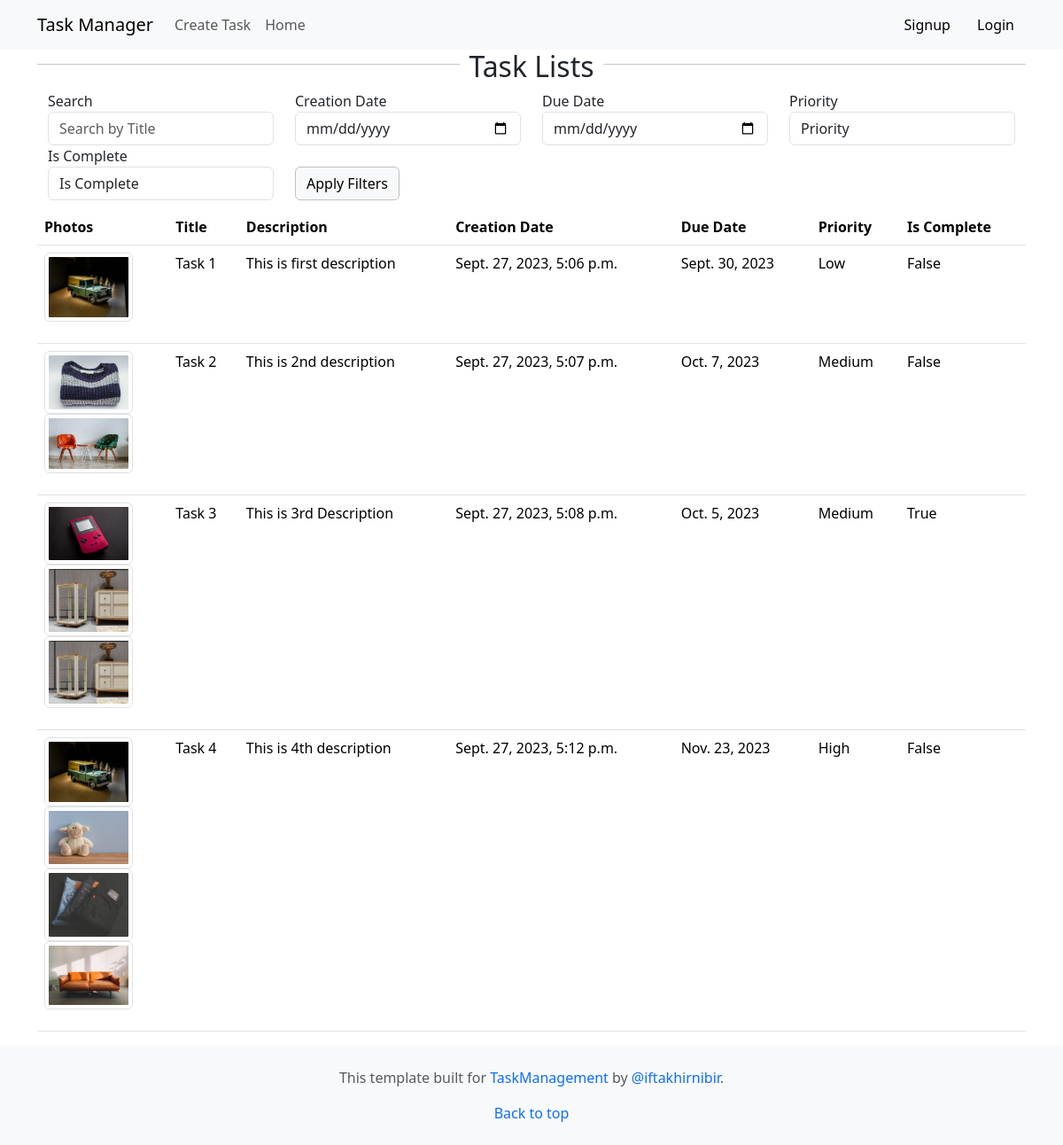
The page / on the database its author committed.
### tasks/models.py (models this page shows, shortened)
class TaskPhoto(models.Model):
    task = models.ForeignKey(Task, on_delete=models.CASCADE)
    photo = models.ImageField(upload_to='task_photos')

class Task(models.Model):
    PRIORITY_CHOICES = [
        ('Low', 'Low'),
        ('Medium', 'Medium'),
        ('High', 'High'),
    ]
    title = models.CharField(max_length=255)
    description = models.TextField()
    due_date = models.DateField()
    priority = models.CharField(max_length=10,choices=PRIORITY_CHOICES)
    completed = models.BooleanField(default=False)
    created_at = models.DateTimeField(auto_now_add=True)
    updated_at = models.DateTimeField(auto_now=True, null=True, blank=True)
    user = models.ForeignKey(User, on_delete=models.CASCADE)

### tasks/views.py (the view)
# urls.py: path("", views.home, name="home"),
def home(request):
    search_query = request.GET.get('search', '')
    creation_date_filter = request.GET.get('creation_date', '')
    due_date_filter = request.GET.get('due_date', '')
    priority_filter = request.GET.get('priority', '')
    completed_filter = request.GET.get('completed', '')
    tasks = Task.objects.all()
    if search_query:
        tasks = tasks.filter(title__icontains=search_query)
    if creation_date_filter:
        tasks = tasks.filter(created_at__date=creation_date_filter)
    if due_date_filter:
        tasks = tasks.filter(due_date=due_date_filter)
    if priority_filter:
        tasks = tasks.filter(priority=priority_filter)
    if completed_filter:
        tasks = tasks.filter(completed=completed_filter)
    return render(request, 'home.html', {
        'tasks': tasks,
        'search_query': search_query,
        'creation_date_filter': creation_date_filter,
        'due_date_filter': due_date_filter,
        'priority_filter': priority_filter,
        'completed_filter': completed_filter,
    })

### tasks/templates/home.html (shortened to what this page needs)
{% extends 'base.html' %}
{% block content %}
<div style="display: flex;">
    <hr style="flex-grow: 1;">
    <h2 style="text-align: center; margin: 0 10px; margin-bottom: 8px;">Task Lists</h2>
    <hr style="flex-grow: 1;">
</div>
<div class="container">
    <form method="get" class="form-inline">
      <div class="row">
        <div class="col-md-3">
          <div class="form-group mr-2">
            <label for="creation_date">Search</label>
            <input type="text" class="form-control" name="search" placeholder="Search by Title" value="{{ search_query }}">
          </div>
        </div>
        <div class="col-md-3">
          <div class="form-group mr-2">
            <label for="creation_date">Creation Date</label>
            <input type="date" class="form-control" id="creation_date" name="creation_date" value="{{ creation_date_filter }}">
          </div>
        </div>
        <div class="col-md-3">
          <div class="form-group mr-2">
            <label for="due_date">Due Date</label>
            <input type="date" class="form-control" id="due_date" name="due_date" value="{{ due_date_filter }}">
          </div>
        </div>
        <div class="col-md-3">
          <div class="form-group mr-2">
            <label for="priority">Priority</label>
            <select class="form-control" id="priority" name="priority">
              <option value="" {% if not priority_filter %}selected{% endif %}>Priority</option>
            </select>
          </div>
        </div>
        <div class="col-md-3">
          <div class="form-group mr-2">
            <label for="completed">Is Complete</label>
            <select class="form-control" id="completed" name="completed">
              <option value="" {% if not completed_filter %}selected{% endif %}>Is Complete</option>
            </select>
          </div>
        </div>
        <div class="col-md-3" style="margin-top: 24px;">
          <button style="border: 1px solid #C0C0C0;" type="submit" class="btn btn-light"><sub></sub> Apply Filters</button>
        </div>
      </div>
    </form>
  </div>
<div class="table-responsive" style="margin-top: 10px;">
    <table class="table table-hover">
        <thead>
            <tr>
                <th>Photos</th>
                <th>Title</th>
                <th>Description</th>
                <th>Creation Date</th>
                <th>Due Date</th>
                <th>Priority</th>
                <th>Is Complete</th>
            </tr>
        </thead>
        <tbody>
            {% for task in tasks %}
            <tr>
                    <td>
                        <a href="{% url 'task_detail' task.id %}">
                        <ul class="list-unstyled">
                            {% for taskphoto in task.taskphoto_set.all %}
                            <li>
                                <img src="{{ taskphoto.photo.url }}" alt="Task Photo" class="img-thumbnail" width="100">
                            </li>
                            {% endfor %}
                        </ul>
                        </a>
                    </td>
                    <td>{{ task.title }}</td>
                    <td>{{ task.description }}</td>
                    <td>{{ task.created_at }}</td>
                    <td>{{ task.due_date }}</td>
                    <td>{{ task.priority }}</td>
                    <td>{{ task.completed }}</td>
            </tr>
            {% endfor %}
        </tbody>
    </table>
</div>
{% endblock %}

### tasks/templates/base.html (shortened to what this page needs)
<!doctype html>
 <html lang="en">
   <head>
     <link href="https://cdn.jsdelivr.net/npm/bootstrap@5.3.1/dist/css/bootstrap.min.css" rel="stylesheet">
   </head>
   <body>
    <nav class="navbar navbar-expand-lg navbar-light bg-light">
      <div class="container">
          <a class="navbar-brand" href="{% url 'home' %}">Task Manager</a>
          <div class="collapse navbar-collapse" id="navbarNav">
              <ul class="navbar-nav ml-auto">
                  <li class="nav-item">
                      <a class="nav-link" href="{% url 'task_creation' %}">Create Task</a>
                  </li>
                  <li class="nav-item">
                      <a class="nav-link" href="{% url 'home' %}">Home</a>
                  </li>
              </ul>
          </div>
          <div class="nav-item">
              {% if request.user.is_authenticated %}
                    Welcome {{request.user.username}}
                      <a class="btn btn-light" href="{% url 'logout' %}"><sub><ion-icon name="backspace-outline" style="font-size: 18px;"></ion-icon></sub> Logout</a>
              {% else %}
              <a class="btn btn-light" href="{% url 'signup' %}">
                <sub></sub> Signup
            </a>
                  <a class="btn btn-light" href="{% url 'login' %}"><sub></sub> Login</a>
              {% endif %}
          </div>
      </div>
  </nav>
   <div class="container">
    {% block content %}
    {% endblock %}
    </div>
    <footer class="bg-body-tertiary text-center text-body-secondary py-4">
      <div class="container">
          <p>This template built for <a style="text-decoration: none;" href="#">TaskManagement</a> by <a style="text-decoration: none;" href="#">@iftakhirnibir</a>.</p>
          <p class="mb-0">
              <a style="text-decoration: none;" href="#top">Back to top</a>
          </p>
      </div>
    </footer>
   </body>
 </html>

### rows shown on the page
Task: title "Task 1", description "This is first description", created_at "Sept. 27, 2023, 5:06 p.m.", due_date "Sept. 30, 2023", priority "Low", completed "False"
TaskPhoto: photo (picture)
Task: title "Task 2", description "This is 2nd description", created_at "Sept. 27, 2023, 5:07 p.m.", due_date "Oct. 7, 2023", priority "Medium", completed "False"
TaskPhoto: photo (picture)
TaskPhoto: photo (picture)
Task: title "Task 3", description "This is 3rd Description", created_at "Sept. 27, 2023, 5:08 p.m.", due_date "Oct. 5, 2023", priority "Medium", completed "True"
TaskPhoto: photo (picture)
TaskPhoto: photo (picture)
TaskPhoto: photo (picture)
Task: title "Task 4", description "This is 4th description", created_at "Sept. 27, 2023, 5:12 p.m.", due_date "Nov. 23, 2023", priority "High", completed "False"
TaskPhoto: photo (picture)
TaskPhoto: photo (picture)
TaskPhoto: photo (picture)
TaskPhoto: photo (picture)
